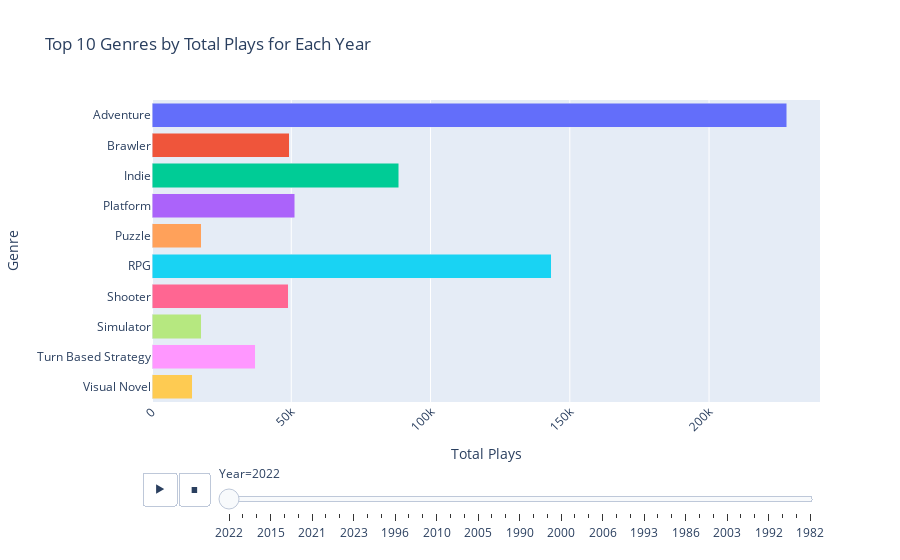

Notebook source saved alongside this figure:
### Code cell
import pandas as pd
from datetime import datetime
import plotly.express as px
from ast import literal_eval

df = pd.read_csv('Dataset/games.csv')

df = df[df['Release Date'] != 'releases on TBD']

df['Release Date'] = df['Release Date'].apply(lambda x: datetime.strptime(x, '%b %d, %Y'))
df['Year'] = df['Release Date'].dt.year
df['Day'] = df['Release Date'].dt.day

df['Genres'] = df['Genres'].apply(literal_eval)

def convert_to_int(value):
    if 'K' in value:
        return int(float(value.replace('K', '')) * 1000)
    else:
        return int(value)

df['Plays'] = df['Plays'].apply(convert_to_int)

df = df.explode('Genres').dropna(subset=['Genres'])

total_plays_per_genre_year = df.groupby(['Year', 'Genres'])['Plays'].sum().reset_index()

top_genres_by_year = {}
for year in df['Year'].unique():
    df_year = total_plays_per_genre_year[total_plays_per_genre_year['Year'] == year]
    top_genres_by_year[year] = df_year.groupby('Genres')['Plays'].sum().nlargest(10).index

df_top_genres = pd.DataFrame()
for year in df['Year'].unique():
    df_year = total_plays_per_genre_year[total_plays_per_genre_year['Year'] == year]
    df_year_top_genres = df_year[df_year['Genres'].isin(top_genres_by_year[year])]
    df_top_genres = pd.concat([df_top_genres, df_year_top_genres])

fig = px.bar(df_top_genres, x='Plays', y='Genres', color='Genres',
             title='Top 10 Genres by Total Plays for Each Year',
             labels={'Plays': 'Total Plays', 'Genres': 'Genre', 'Year': 'Year'},
             barmode='stack',
             animation_frame='Year',
             orientation='h'
            )

fig.update_layout(xaxis_tickangle=-45, xaxis_title='Total Plays', yaxis_title='Genre',
                  showlegend=False,)

fig.show()

### Figure 1 — Plotly figure (JSON) as saved in the notebook; plotly's stock layout.template omitted (floating-point values rounded to 4 significant figures)
{"data": [{"alignmentgroup": "True", "hovertemplate": "Genre=%{y}<br>Year=2022<br>Total Plays=%{x}<extra></extra>", "legendgroup": "Adventure", "marker": {"color": "#636efa", "pattern": {"shape": ""}}, "name": "Adventure", "offsetgroup": "Adventure", "orientation": "h", "showlegend": true, "textposition": "auto", "type": "bar", "x": [227839], "xaxis": "x", "y": ["Adventure"], "yaxis": "y"}, {"alignmentgroup": "True", "hovertemplate": "Genre=%{y}<br>Year=2022<br>Total Plays=%{x}<extra></extra>", "legendgroup": "Brawler", "marker": {"color": "#EF553B", "pattern": {"shape": ""}}, "name": "Brawler", "offsetgroup": "Brawler", "orientation": "h", "showlegend": true, "textposition": "auto", "type": "bar", "x": [49250], "xaxis": "x", "y": ["Brawler"], "yaxis": "y"}, {"alignmentgroup": "True", "hovertemplate": "Genre=%{y}<br>Year=2022<br>Total Plays=%{x}<extra></extra>", "legendgroup": "Indie", "marker": {"color": "#00cc96", "pattern": {"shape": ""}}, "name": "Indie", "offsetgroup": "Indie", "orientation": "h", "showlegend": true, "textposition": "auto", "type": "bar", "x": [88547], "xaxis": "x", "y": ["Indie"], "yaxis": "y"}, {"alignmentgroup": "True", "hovertemplate": "Genre=%{y}<br>Year=2022<br>Total Plays=%{x}<extra></extra>", "legendgroup": "Platform", "marker": {"color": "#ab63fa", "pattern": {"shape": ""}}, "name": "Platform", "offsetgroup": "Platform", "orientation": "h", "showlegend": true, "textposition": "auto", "type": "bar", "x": [51165], "xaxis": "x", "y": ["Platform"], "yaxis": "y"}, {"alignmentgroup": "True", "hovertemplate": "Genre=%{y}<br>Year=2022<br>Total Plays=%{x}<extra></extra>", "legendgroup": "Puzzle", "marker": {"color": "#FFA15A", "pattern": {"shape": ""}}, "name": "Puzzle", "offsetgroup": "Puzzle", "orientation": "h", "showlegend": true, "textposition": "auto", "type": "bar", "x": [17672], "xaxis": "x", "y": ["Puzzle"], "yaxis": "y"}, {"alignmentgroup": "True", "hovertemplate": "Genre=%{y}<br>Year=2022<br>Total Plays=%{x}<extra></extra>", "legendgroup": "RPG", "marker": {"color": "#19d3f3", "pattern": {"shape": ""}}, "name": "RPG", "offsetgroup": "RPG", "orientation": "h", "showlegend": true, "textposition": "auto", "type": "bar", "x": [143362], "xaxis": "x", "y": ["RPG"], "yaxis": "y"}, {"alignmentgroup": "True", "hovertemplate": "Genre=%{y}<br>Year=2022<br>Total Plays=%{x}<extra></extra>", "legendgroup": "Shooter", "marker": {"color": "#FF6692", "pattern": {"shape": ""}}, "name": "Shooter", "offsetgroup": "Shooter", "orientation": "h", "showlegend": true, "textposition": "auto", "type": "bar", "x": [48942], "xaxis": "x", "y": ["Shooter"], "yaxis": "y"}, {"alignmentgroup": "True", "hovertemplate": "Genre=%{y}<br>Year=2022<br>Total Plays=%{x}<extra></extra>", "legendgroup": "Simulator", "marker": {"color": "#B6E880", "pattern": {"shape": ""}}, "name": "Simulator", "offsetgroup": "Simulator", "orientation": "h", "showlegend": true, "textposition": "auto", "type": "bar", "x": [17661], "xaxis": "x", "y": ["Simulator"], "yaxis": "y"}, {"alignmentgroup": "True", "hovertemplate": "Genre=%{y}<br>Year=2022<br>Total Plays=%{x}<extra></extra>", "legendgroup": "Turn Based Strategy", "marker": {"color": "#FF97FF", "pattern": {"shape": ""}}, "name": "Turn Based Strategy", "offsetgroup": "Turn Based Strategy", "orientation": "h", "showlegend": true, "textposition": "auto", "type": "bar", "x": [37155], "xaxis": "x", "y": ["Turn Based Strategy"], "yaxis": "y"}, {"alignmentgroup": "True", "hovertemplate": "Genre=%{y}<br>Year=2022<br>Total Plays=%{x}<extra></extra>", "legendgroup": "Visual Novel", "marker": {"color": "#FECB52", "pattern": {"shape": ""}}, "name": "Visual Novel", "offsetgroup": "Visual Novel", "orientation": "h", "showlegend": true, "textposition": "auto", "type": "bar", "x": [14458], "xaxis": "x", "y": ["Visual Novel"], "yaxis": "y"}], "layout": {"barmode": "stack", "legend": {"title": {"text": "Genre"}, "tracegroupgap": 0}, "showlegend": false, "sliders": [{"active": 0, "currentvalue": {"prefix": "Year="}, "len": 0.9, "pad": {"b": 10, "t": 60}, "steps": [{"args": [["2022"], {"frame": {"duration": 0, "redraw": true}, "fromcurrent": true, "mode": "immediate", "transition": {"duration": 0, "easing": "linear"}}], "label": "2022", "method": "animate"}, {"args": [["2019"], {"frame": {"duration": 0, "redraw": true}, "fromcurrent": true, "mode": "immediate", "transition": {"duration": 0, "easing": "linear"}}], "label": "2019", "method": "animate"}, {"args": [["2017"], {"frame": {"duration": 0, "redraw": true}, "fromcurrent": true, "mode": "immediate", "transition": {"duration": 0, "easing": "linear"}}], "label": "2017", "method": "animate"}, {"args": [["2015"], {"frame": {"duration": 0, "redraw": true}, "fromcurrent": true, "mode": "immediate", "transition": {"duration": 0, "easing": "linear"}}], "label": "2015", "method": "animate"}, {"args": [["2011"], {"frame": {"duration": 0, "redraw": true}, "fromcurrent": true, "mode": "immediate", "transition": {"duration": 0, "easing": "linear"}}], "label": "2011", "method": "animate"}, {"args": [["2020"], {"frame": {"duration": 0, "redraw": true}, "fromcurrent": true, "mode": "immediate", "transition": {"duration": 0, "easing": "linear"}}], "label": "2020", "method": "animate"}, {"args": [["2021"], {"frame": {"duration": 0, "redraw": true}, "fromcurrent": true, "mode": "immediate", "transition": {"duration": 0, "easing": "linear"}}], "label": "2021", "method": "animate"}, {"args": [["2018"], {"frame": {"duration": 0, "redraw": true}, "fromcurrent": true, "mode": "immediate", "transition": {"duration": 0, "easing": "linear"}}], "label": "2018", "method": "animate"}, {"args": [["2007"], {"frame": {"duration": 0, "redraw": true}, "fromcurrent": true, "mode": "immediate", "transition": {"duration": 0, "easing": "linear"}}], "label": "2007", "method": "animate"}, {"args": [["2023"], {"frame": {"duration": 0, "redraw": true}, "fromcurrent": true, "mode": "immediate", "transition": {"duration": 0, "easing": "linear"}}], "label": "2023", "method": "animate"}, {"args": [["2013"], {"frame": {"duration": 0, "redraw": true}, "fromcurrent": true, "mode": "immediate", "transition": {"duration": 0, "easing": "linear"}}], "label": "2013", "method": "animate"}, {"args": [["2016"], {"frame": {"duration": 0, "redraw": true}, "fromcurrent": true, "mode": "immediate", "transition": {"duration": 0, "easing": "linear"}}], "label": "2016", "method": "animate"}, {"args": [["1996"], {"frame": {"duration": 0, "redraw": true}, "fromcurrent": true, "mode": "immediate", "transition": {"duration": 0, "easing": "linear"}}], "label": "1996", "method": "animate"}, {"args": [["1997"], {"frame": {"duration": 0, "redraw": true}, "fromcurrent": true, "mode": "immediate", "transition": {"duration": 0, "easing": "linear"}}], "label": "1997", "method": "animate"}, {"args": [["2012"], {"frame": {"duration": 0, "redraw": true}, "fromcurrent": true, "mode": "immediate", "transition": {"duration": 0, "easing": "linear"}}], "label": "2012", "method": "animate"}, {"args": [["2010"], {"frame": {"duration": 0, "redraw": true}, "fromcurrent": true, "mode": "immediate", "transition": {"duration": 0, "easing": "linear"}}], "label": "2010", "method": "animate"}, {"args": [["2009"], {"frame": {"duration": 0, "redraw": true}, "fromcurrent": true, "mode": "immediate", "transition": {"duration": 0, "easing": "linear"}}], "label": "2009", "method": "animate"}, {"args": [["2001"], {"frame": {"duration": 0, "redraw": true}, "fromcurrent": true, "mode": "immediate", "transition": {"duration": 0, "easing": "linear"}}], "label": "2001", "method": "animate"}, {"args": [["2005"], {"frame": {"duration": 0, "redraw": true}, "fromcurrent": true, "mode": "immediate", "transition": {"duration": 0, "easing": "linear"}}], "label": "2005", "method": "animate"}, {"args": [["1998"], {"frame": {"duration": 0, "redraw": true}, "fromcurrent": true, "mode": "immediate", "transition": {"duration": 0, "easing": "linear"}}], "label": "1998", "method": "animate"}, {"args": [["1995"], {"frame": {"duration": 0, "redraw": true}, "fromcurrent": true, "mode": "immediate", "transition": {"duration": 0, "easing": "linear"}}], "label": "1995", "method": "animate"}, {"args": [["1990"], {"frame": {"duration": 0, "redraw": true}, "fromcurrent": true, "mode": "immediate", "transition": {"duration": 0, "easing": "linear"}}], "label": "1990", "method": "animate"}, {"args": [["1994"], {"frame": {"duration": 0, "redraw": true}, "fromcurrent": true, "mode": "immediate", "transition": {"duration": 0, "easing": "linear"}}], "label": "1994", "method": "animate"}, {"args": [["1985"], {"frame": {"duration": 0, "redraw": true}, "fromcurrent": true, "mode": "immediate", "transition": {"duration": 0, "easing": "linear"}}], "label": "1985", "method": "animate"}, {"args": [["2000"], {"frame": {"duration": 0, "redraw": true}, "fromcurrent": true, "mode": "immediate", "transition": {"duration": 0, "easing": "linear"}}], "label": "2000", "method": "animate"}, {"args": [["2004"], {"frame": {"duration": 0, "redraw": true}, "fromcurrent": true, "mode": "immediate", "transition": {"duration": 0, "easing": "linear"}}], "label": "2004", "method": "animate"}, {"args": [["2002"], {"frame": {"duration": 0, "redraw": true}, "fromcurrent": true, "mode": "immediate", "transition": {"duration": 0, "easing": "linear"}}], "label": "2002", "method": "animate"}, {"args": [["2006"], {"frame": {"duration": 0, "redraw": true}, "fromcurrent": true, "mode": "immediate", "transition": {"duration": 0, "easing": "linear"}}], "label": "2006", "method": "animate"}, {"args": [["2014"], {"frame": {"duration": 0, "redraw": true}, "fromcurrent": true, "mode": "immediate", "transition": {"duration": 0, "easing": "linear"}}], "label": "2014", "method": "animate"}, {"args": [["1988"], {"frame": {"duration": 0, "redraw": true}, "fromcurrent": true, "mode": "immediate", "transition": {"duration": 0, "easing": "linear"}}], "label": "1988", "method": "animate"}, {"args": [["1993"], {"frame": {"duration": 0, "redraw": true}, "fromcurrent": true, "mode": "immediate", "transition": {"duration": 0, "easing": "linear"}}], "label": "1993", "method": "animate"}, {"args": [["1991"], {"frame": {"duration": 0, "redraw": true}, "fromcurrent": true, "mode": "immediate", "transition": {"duration": 0, "easing": "linear"}}], "label": "1991", "method": "animate"}, {"args": [["2008"], {"frame": {"duration": 0, "redraw": true}, "fromcurrent": true, "mode": "immediate", "transition": {"duration": 0, "easing": "linear"}}], "label": "2008", "method": "animate"}, {"args": [["1986"], {"frame": {"duration": 0, "redraw": true}, "fromcurrent": true, "mode": "immediate", "transition": {"duration": 0, "easing": "linear"}}], "label": "1986", "method": "animate"}, {"args": [["1989"], {"frame": {"duration": 0, "redraw": true}, "fromcurrent": true, "mode": "immediate", "transition": {"duration": 0, "easing": "linear"}}], "label": "1989", "method": "animate"}, {"args": [["1999"], {"frame": {"duration": 0, "redraw": true}, "fromcurrent": true, "mode": "immediate", "transition": {"duration": 0, "easing": "linear"}}], "label": "1999", "method": "animate"}, {"args": [["2003"], {"frame": {"duration": 0, "redraw": true}, "fromcurrent": true, "mode": "immediate", "transition": {"duration": 0, "easing": "linear"}}], "label": "2003", "method": "animate"}, {"args": [["1987"], {"frame": {"duration": 0, "redraw": true}, "fromcurrent": true, "mode": "immediate", "transition": {"duration": 0, "easing": "linear"}}], "label": "1987", "method": "animate"}, {"args": [["1980"], {"frame": {"duration": 0, "redraw": true}, "fromcurrent": true, "mode": "immediate", "transition": {"duration": 0, "easing": "linear"}}], "label": "1980", "method": "animate"}, {"args": [["1992"], {"frame": {"duration": 0, "redraw": true}, "fromcurrent": true, "mode": "immediate", "transition": {"duration": 0, "easing": "linear"}}], "label": "1992", "method": "animate"}, {"args": [["2025"], {"frame": {"duration": 0, "redraw": true}, "fromcurrent": true, "mode": "immediate", "transition": {"duration": 0, "easing": "linear"}}], "label": "2025", "method": "animate"}, {"args": [["2024"], {"frame": {"duration": 0, "redraw": true}, "fromcurrent": true, "mode": "immediate", "transition": {"duration": 0, "easing": "linear"}}], "label": "2024", "method": "animate"}, {"args": [["1982"], {"frame": {"duration": 0, "redraw": true}, "fromcurrent": true, "mode": "immediate", "transition": {"duration": 0, "easing": "linear"}}], "label": "1982", "method": "animate"}], "x": 0.1, "xanchor": "left", "y": 0, "yanchor": "top"}], "title": {"text": "Top 10 Genres by Total Plays for Each Year"}, "updatemenus": [{"buttons": [{"args": [null, {"frame": {"duration": 500, "redraw": true}, "fromcurrent": true, "mode": "immediate", "transition": {"duration": 500, "easing": "linear"}}], "label": "&#9654;", "method": "animate"}, {"args": [[null], {"frame": {"duration": 0, "redraw": true}, "fromcurrent": true, "mode": "immediate", "transition": {"duration": 0, "easing": "linear"}}], "label": "&#9724;", "method": "animate"}], "direction": "left", "pad": {"r": 10, "t": 70}, "showactive": false, "type": "buttons", "x": 0.1, "xanchor": "right", "y": 0, "yanchor": "top"}], "xaxis": {"anchor": "y", "domain": [0, 1], "tickangle": -45, "title": {"text": "Total Plays"}}, "yaxis": {"anchor": "x", "categoryarray": ["Card & Board Game", "MOBA", "Point-and-Click", "Tactical", "Music", "Fighting", "Sport", "Racing", "Strategy", "Arcade", "Visual Novel", "Turn Based Strategy", "Simulator", "Shooter", "RPG", "Puzzle", "Platform", "Indie", "Brawler", "Adventure"], "categoryorder": "array", "domain": [0, 1], "title": {"text": "Genre"}}}}
